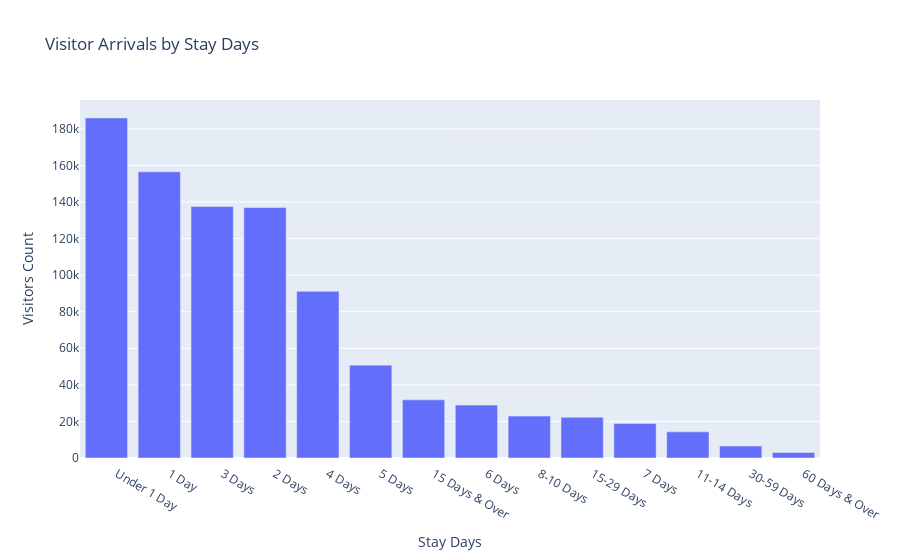

The code cell stored with this chart in its notebook:
### Code cell
inter_arrival_stay_days_df_group = inter_arrival_stay_days_df.copy()
inter_arrival_stay_days_df_group = inter_arrival_stay_days_df_group.groupby('stay_days')['visitor_arrivals'].mean().sort_values(ascending=False)
inter_arrival_stay_days_df_group = pd.DataFrame(inter_arrival_stay_days_df_group[(inter_arrival_stay_days_df_group.index != 'Total') & (inter_arrival_stay_days_df_group.index != 'Average Length Of Stay')]).reset_index()

fig = px.bar(inter_arrival_stay_days_df_group, x='stay_days', y='visitor_arrivals', title='Visitor Arrivals by Stay Days', labels={'stay_days':'Stay Days', 'visitor_arrivals': 'Visitors Count'})
fig.show()

### Figure 1 — Plotly figure (JSON) as saved in the notebook; plotly's stock layout.template omitted (floating-point values rounded to 4 significant figures)
{"data": [{"hovertemplate": "Stay Days=%{x}<br>Visitors Count=%{y}<extra></extra>", "legendgroup": "", "marker": {"color": "#636efa", "pattern": {"shape": ""}}, "name": "", "orientation": "v", "showlegend": false, "textposition": "auto", "type": "bar", "x": ["    Under 1 Day", "    1 Day", "    3 Days", "    2 Days", "    4 Days", "    5 Days", "    15 Days & Over", "    6 Days", "    8-10 Days", "    15-29 Days", "    7 Days", "    11-14 Days", "    30-59 Days", "    60 Days & Over"], "xaxis": "x", "y": [186000.0, 156500.0, 137600.0, 137000.0, 91130.0, 50780.0, 31800.0, 28920.0, 22910.0, 22290.0, 18840.0, 14300.0, 6528.0, 2984.0], "yaxis": "y"}], "layout": {"barmode": "relative", "legend": {"tracegroupgap": 0}, "title": {"text": "Visitor Arrivals by Stay Days"}, "xaxis": {"anchor": "y", "domain": [0, 1], "title": {"text": "Stay Days"}}, "yaxis": {"anchor": "x", "domain": [0, 1], "title": {"text": "Visitors Count"}}}}
